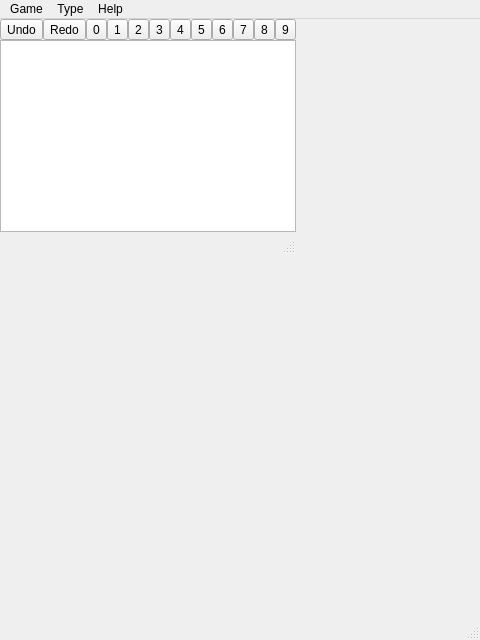
<?xml version="1.0" encoding="UTF-8"?>
<ui version="4.0">
 <class>MainWindow</class>
 <widget class="QMainWindow" name="MainWindow">
  <property name="geometry">
   <rect>
    <x>0</x>
    <y>0</y>
    <width>480</width>
    <height>640</height>
   </rect>
  </property>
  <property name="windowTitle">
   <string>Simon Tatham's Puzzles</string>
  </property>
  <widget class="QWidget" name="centralwidget">
   <widget class="QWidget" name="verticalLayoutWidget">
    <layout class="QVBoxLayout" name="verticalLayout" stretch="0,1,0">
     <property name="spacing">
      <number>0</number>
     </property>
     <item>
      <layout class="QHBoxLayout" name="horizontalLayout">
       <property name="spacing">
        <number>0</number>
       </property>
       <item>
        <widget class="QToolButton" name="button_Undo">
         <property name="text">
          <string>Undo</string>
         </property>
        </widget>
       </item>
       <item>
        <widget class="QToolButton" name="button_Redo">
         <property name="text">
          <string>Redo</string>
         </property>
        </widget>
       </item>
       <item>
        <widget class="QToolButton" name="button_0">
         <property name="text">
          <string>0</string>
         </property>
        </widget>
       </item>
       <item>
        <widget class="QToolButton" name="button_1">
         <property name="text">
          <string>1</string>
         </property>
        </widget>
       </item>
       <item>
        <widget class="QToolButton" name="button_2">
         <property name="text">
          <string>2</string>
         </property>
        </widget>
       </item>
       <item>
        <widget class="QToolButton" name="button_3">
         <property name="text">
          <string>3</string>
         </property>
        </widget>
       </item>
       <item>
        <widget class="QToolButton" name="button_4">
         <property name="text">
          <string>4</string>
         </property>
        </widget>
       </item>
       <item>
        <widget class="QToolButton" name="button_5">
         <property name="text">
          <string>5</string>
         </property>
        </widget>
       </item>
       <item>
        <widget class="QToolButton" name="button_6">
         <property name="text">
          <string>6</string>
         </property>
        </widget>
       </item>
       <item>
        <widget class="QToolButton" name="button_7">
         <property name="text">
          <string>7</string>
         </property>
        </widget>
       </item>
       <item>
        <widget class="QToolButton" name="button_8">
         <property name="text">
          <string>8</string>
         </property>
        </widget>
       </item>
       <item>
        <widget class="QToolButton" name="button_9">
         <property name="text">
          <string>9</string>
         </property>
        </widget>
       </item>
      </layout>
     </item>
     <item>
      <widget class="QGraphicsView" name="graphicsView"/>
     </item>
     <item>
      <widget class="QStatusBar" name="statusbar">
      </widget>
     </item>
    </layout>
   </widget>
  </widget>
  <widget class="QMenuBar" name="menubar">
   <widget class="QMenu" name="menuGame">
    <property name="title">
     <string>Game</string>
    </property>
    <widget class="QMenu" name="menuChoose_Game">
     <property name="title">
      <string>Choose Game</string>
     </property>
     <addaction name="actionLoopy"/>
     <addaction name="actionLight_Up"/>
     <addaction name="actionNet"/>
    </widget>
    <addaction name="actionNew_Game"/>
    <addaction name="menuChoose_Game"/>
    <addaction name="actionRestart"/>
    <addaction name="actionSpecific"/>
    <addaction name="actionRandom_Seed"/>
    <addaction name="actionLoad"/>
    <addaction name="actionSave"/>
    <addaction name="actionUndo"/>
    <addaction name="actionRedo"/>
    <addaction name="actionCopy"/>
    <addaction name="actionSolve"/>
    <addaction name="actionExit"/>
   </widget>
   <widget class="QMenu" name="menuType">
    <property name="title">
     <string>Type</string>
    </property>
    <addaction name="actionPresets"/>
    <addaction name="separator"/>
    <addaction name="actionCustom"/>
   </widget>
   <widget class="QMenu" name="menuHelp">
    <property name="title">
     <string>Help</string>
    </property>
    <addaction name="actionAbout"/>
   </widget>
   <addaction name="menuGame"/>
   <addaction name="menuType"/>
   <addaction name="menuHelp"/>
  </widget>
  <widget class="QStatusBar" name="statusbar"/>
  <action name="actionNew_Game">
   <property name="text">
    <string>New Game</string>
   </property>
  </action>
  <action name="actionLoopy">
   <property name="text">
    <string>Loopy</string>
   </property>
  </action>
  <action name="actionLight_Up">
   <property name="text">
    <string>Light Up</string>
   </property>
  </action>
  <action name="actionNet">
   <property name="text">
    <string>Net</string>
   </property>
  </action>
  <action name="actionRestart">
   <property name="text">
    <string>Restart</string>
   </property>
  </action>
  <action name="actionSpecific">
   <property name="text">
    <string>Specific...</string>
   </property>
  </action>
  <action name="actionRandom_Seed">
   <property name="text">
    <string>Random Seed...</string>
   </property>
  </action>
  <action name="actionLoad">
   <property name="text">
    <string>Load</string>
   </property>
  </action>
  <action name="actionSave">
   <property name="text">
    <string>Save</string>
   </property>
  </action>
  <action name="actionRedo">
   <property name="text">
    <string>Redo</string>
   </property>
  </action>
  <action name="actionUndo">
   <property name="text">
    <string>Undo</string>
   </property>
  </action>
  <action name="actionCopy">
   <property name="text">
    <string>Copy</string>
   </property>
  </action>
  <action name="actionSolve">
   <property name="text">
    <string>Solve</string>
   </property>
  </action>
  <action name="actionExit">
   <property name="text">
    <string>Exit</string>
   </property>
  </action>
  <action name="actionPresets">
   <property name="text">
    <string>Presets...</string>
   </property>
  </action>
  <action name="actionCustom">
   <property name="text">
    <string>Custom...</string>
   </property>
  </action>
  <action name="actionAbout">
   <property name="text">
    <string>About</string>
   </property>
  </action>
 </widget>
 <resources/>
 <connections/>
</ui>
